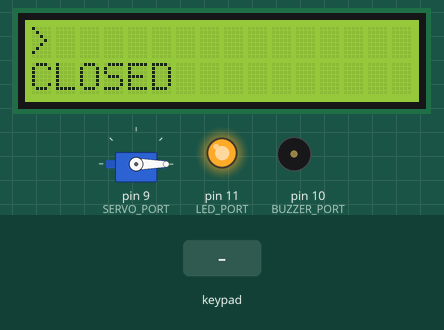
This sketch was run on a simulated Arduino Uno, built with avr-gcc and run on an emulated ATmega328P. Parts: servo, 16×2 character LCD, output pins drawn as LEDs (lit = HIGH), buzzer (waves = sounding, pin HIGH). Inputs (shaded band) come from the test bench.

Above: at 2.2 s.
2.3 s: keypad keys 1 2 3 4 = pressed 0.4 s apart
At 5.1 s:
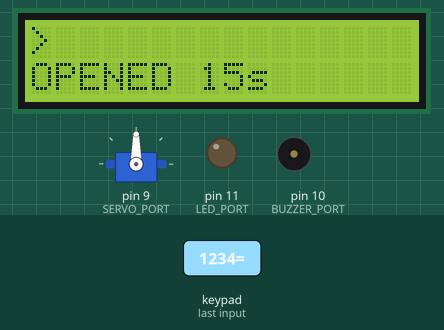
5.8 s: key '-' pressed
At 7.2 s:
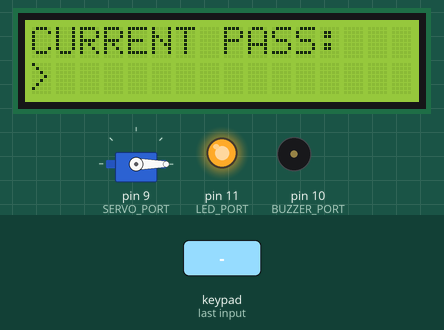
7.5 s: keypad keys 7 6 5 4 = pressed 0.4 s apart
At 9.4 s:
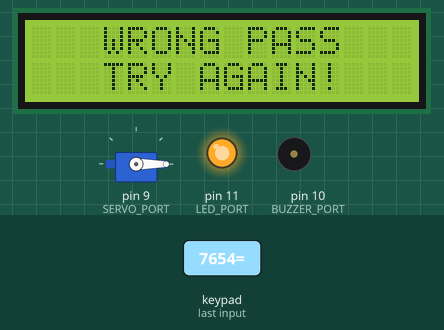
11.0 s: keypad keys 7 6 5 4 * pressed 0.4 s apart
At 13.1 s:
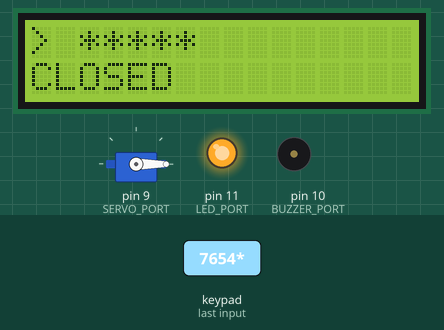
14.5 s: key '7' pressed
At 15.7 s:
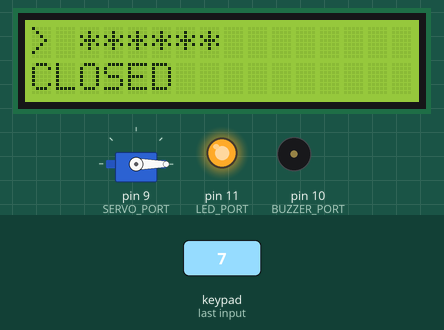
16.0 s: keypad keys 3 2 1 0 * pressed 0.4 s apart
At 18.3 s:
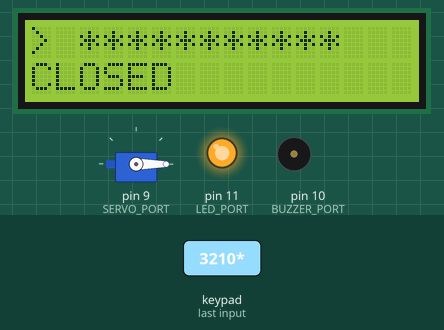
Timing chart, 0 to 19.8 s (numbered marks = the images above; inputs shaded):
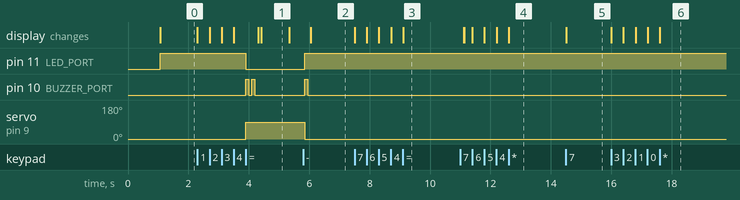

The sketch:

safetybox.ino
```cpp
/*
  Microprocessor and Assembly Language lab
  Fall 1399
  Amirhossein Alibakhshi (9731096)
  Lab #6
*/
// importing libraries
#include <LiquidCrystal.h>
#include <Keypad.h>
#include <Servo.h>

#define RS 16
#define EN 17
#define D4 18
#define D5 19
#define D6 20
#define D7 21
#define DELAY_PERIOD 500
#define BUZZER_PORT 10
#define SERVO_PORT 9
#define LED_PORT 11

const byte ROWS = 4; // Four rows
const byte COLS = 4; //Four columns
// Define the Keymap
char keys[ROWS][COLS] = {
  {'7','8','9','/'},
  {'4','5','6','*'},
  {'1','2','3','-'},
  {'R','0','=','+'}
};
byte rowPins[ROWS] = { 7, 6, 5, 4 }; // Connect keypad ROW0, ROW1, ROW2 and ROW3 to these Arduino pins.
byte colPins[COLS] = { 3, 2, 1, 0 }; // Connect keypad COL0, COL1 and COL2 to these Arduino pins.

//creating component objects
Keypad kpd = Keypad( makeKeymap(keys), rowPins, colPins, ROWS, COLS );
LiquidCrystal lcd(RS, EN, D4, D5, D6, D7);
Servo myservo;

int pasword; // input password
String pasword_string;
bool is_open = false; // corrent state of the door
char key;
int timer = 0; // the time left
int mil; //
int correct_password = 1234; // initial password
int waiting_period = 15 ;// initial waiting period in seconds


void setup() {
  myservo.attach(SERVO_PORT , 1000 , 2000);
  myservo.write(0); // initially closed
  pasword = 0;
  pasword_string = "";
  lcd.begin(16, 2);
  lcd.print("  A.Alibakhshi  ");
  lcd.setCursor(0, 1);
  lcd.print("   SAFETY BOX   ");
  delay(DELAY_PERIOD * 2);
  lcd.clear();
  lcd.setCursor(0, 0);
  pinMode(BUZZER_PORT, OUTPUT);
  pinMode(LED_PORT, OUTPUT);
  digitalWrite(LED_PORT, HIGH);
  print_status();
}

void loop() {
  lcd.setCursor(0, 0);
  lcd.print("> ");
  key = kpd.getKey(); // Storing pressed key value in a char
  if (key!=NO_KEY) // If a button was pressed...
    if (key != '='){
      if(key == '+'){ // change the password
        close_it();
        buzz(1);
        is_open = false;
        lcd.clear();
        lcd.setCursor(0, 0);
        lcd.print("CURRENT PASS:");
        lcd.setCursor(0, 1);
        lcd.print("> ");
        pasword_string = "";
        char a = kpd.waitForKey();
        while (a != '='){
          lcd.print("*"); //Display a intro message
          pasword_string += a;
          a = kpd.waitForKey();
        }
        pasword = pasword_string.toInt();
        if (pasword == correct_password) {
          lcd.clear();
          lcd.setCursor(0, 0);
          lcd.print("NEW PASS:");
          lcd.setCursor(0, 1);
          lcd.print("> ");
          pasword_string = "";
          char a = kpd.waitForKey();
          while (a != '='){
            lcd.print("*"); //Display a intro message
            pasword_string += a;
            a = kpd.waitForKey();
          }
          correct_password = pasword_string.toInt();
          lcd.clear();
          lcd.setCursor(0, 0);
          lcd.print("  PASS CHANGED  ");
          lcd.setCursor(0, 1);
          lcd.print("  SUCCESSFULLY  ");
          pasword_string = "";
          delay(DELAY_PERIOD * 4);
          lcd.clear();
          print_status();
          lcd.setCursor(0, 0);
        }else {
          lcd.clear();
          lcd.setCursor(0, 0);
          lcd.print("   WRONG PASS   ");
          lcd.setCursor(0, 1);
          lcd.print("   TRY AGAIN!   ");
          pasword_string = "";
          delay(DELAY_PERIOD * 4);
          lcd.clear();
          print_status();
          lcd.setCursor(0, 0);
        }
      ////////////////////////////////////////////////////////////////////////////
      }else if(key == '-'){ // change the waiting period
        close_it();
        buzz(1);
        is_open = false;
        lcd.clear();
        lcd.setCursor(0, 0);
        lcd.print("CURRENT PASS:");
        lcd.setCursor(0, 1);
        lcd.print("> ");
        pasword_string = "";
        char a = kpd.waitForKey();
        while (a != '='){
          lcd.print("*"); //Display a intro message
          pasword_string += a;
          a = kpd.waitForKey();
        }
        pasword = pasword_string.toInt();
        if (pasword == correct_password) {
          lcd.clear();
          lcd.setCursor(0, 0);
          lcd.print("NEW TIME PERIOD:");
          lcd.setCursor(0, 1);
          lcd.print("> ");
          pasword_string = "";
          char a = kpd.waitForKey();
          while (a != '='){
            lcd.print(a); //Display a intro message
            pasword_string += a;
            a = kpd.waitForKey();
          }
          waiting_period = pasword_string.toInt();
          lcd.clear();
          lcd.setCursor(0, 0);
          lcd.print(" TIMER CHANGED  ");
          lcd.setCursor(0, 1);
          lcd.print("  SUCCESSFULLY  ");
          pasword_string = "";
          delay(DELAY_PERIOD * 4);
          lcd.clear();
          print_status();
          lcd.setCursor(0, 0);
        }else {
          lcd.clear();
          lcd.setCursor(0, 0);
          lcd.print("   WRONG PASS   ");
          lcd.setCursor(0, 1);
          lcd.print("   TRY AGAIN!   ");
          pasword_string = "";
          delay(DELAY_PERIOD * 4);
          lcd.clear();
          print_status();
          lcd.setCursor(0, 0);
        }
      ////////////////////////////////////////////////////////////////////////////
      }else{
        pasword_string += key;
        for (int i = 0; i < pasword_string.length() ; i++)
          lcd.print("*");
      }
    ////////////////////////////////////////////////////////////////////////////
    }else{ // The password has been entered completely.
      pasword = pasword_string.toInt();
      if (pasword == correct_password){ // The Password was correct!
        open_it();
        if (!is_open)
          buzz(2);
        is_open = true;
      }else{ // The Password was not correct!
        close_it();
        if (is_open)
          buzz(3);
        is_open = false;
      }
      pasword_string = "";
      lcd.clear();
      print_status();
    }
  if(is_open){ // the timer is activated
    delay(100);
    mil++;
    if (mil % 10 == 0){
      timer -= 1;
      lcd.setCursor(7, 1);
      lcd.print("       ");
      lcd.setCursor(7, 1);
      lcd.print(timer);
      lcd.print("s");
    }
    lcd.setCursor(7, 1);
    lcd.print("       ");
    lcd.setCursor(7, 1);
    lcd.print(timer);
    lcd.print("s");
    if (timer < 0){ // time is up!
      lcd.setCursor(7, 1);
      lcd.print("TIMEs UP");
      close_it();
      buzz(3);
      is_open = false;
      delay(500);
      lcd.clear();
      print_status();
    }
    lcd.setCursor(0, 0);
  }
}

void open_it(){
  digitalWrite(LED_PORT, LOW);
  myservo.write(90);
  timer += waiting_period;
  mil = 0;
}

void close_it(){
  digitalWrite(LED_PORT, HIGH);
  myservo.write(0);
  timer = 0;
  pasword_string = "";
}

void buzz(int repeat){
  for(int i = 0; i < repeat; i++){
    digitalWrite(BUZZER_PORT, HIGH);
    delay(100);
    digitalWrite(BUZZER_PORT, LOW);
    delay(100);
  }
}

void print_status(){
  lcd.setCursor(0, 1);
  if (is_open)
    lcd.print("OPENED ");
  else
    lcd.print("CLOSED ");
}
```

Measured:
- after the input at 2.3 s, pin 11 (LED_PORT): HIGH → LOW after 1.6 s; pin 10 (BUZZER_PORT): alternates HIGH for 0.10 s and LOW for 0.10 s, 4 changes in all, then stays LOW, starting after 1.6 s; servo on pin 9 (SERVO_PORT): 0° → 90° after 1.6 s; the display: first changes at once (image 1 shows a later state)
- after the input at 5.8 s, pin 11 (LED_PORT): LOW → HIGH after 0.05 s; pin 10 (BUZZER_PORT): LOW → HIGH after 0.05 s, → LOW 0.10 s later; servo on pin 9 (SERVO_PORT): 90° → 0° after 0.05 s; the display: changes after 0.25 s (image 2)
- after the input at 7.5 s, the display: first changes at once (image 3 shows a later state)
- after the input at 11.0 s, the display: first differs from a run without the input after 0.13 s (image 4 shows a later state)
- after the input at 14.5 s, the display: changes at once (image 5)
- after the input at 16.0 s, the display: first changes at once (image 6 shows a later state)
- what the display in image 1 shows lasts 0.9 s, from 4.4 s to 5.3 s
